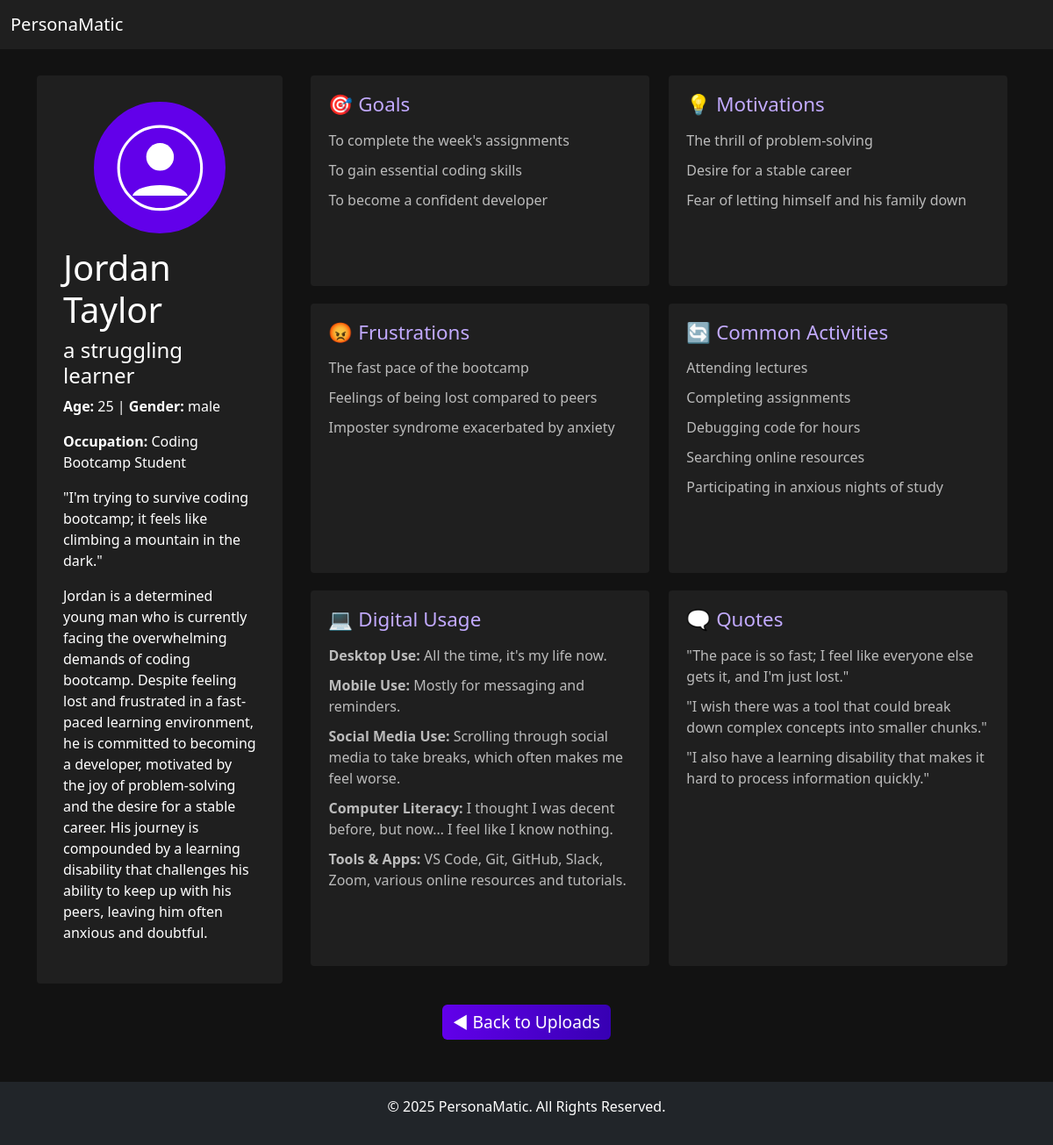
/api/persona/14, run on the app's committed database.
### app/models/personas.py (models this page shows)
class PersonasBaseData(db.Model):
    __tablename__ = 'personas_base_data'
    id = db.Column(db.Integer, primary_key=True, autoincrement=True)
    user_id = db.Column(db.Integer, db.ForeignKey('users.id'), nullable=False)
    photo = db.Column(db.String(255), nullable=False)
    name = db.Column(db.String(100), nullable=False)
    additional_title = db.Column(db.String(200), nullable=False)
    description = db.Column(db.Text)
    age = db.Column(db.Integer)
    gender = db.Column(db.String(50))
    occupation = db.Column(db.String(100))
    quote_summarized = db.Column(db.Text, nullable=False)
    created_at = db.Column(db.DateTime, default=datetime.utcnow, nullable=False)
    updated_at = db.Column(db.DateTime, default=datetime.utcnow, onupdate=datetime.utcnow)
    goals = db.relationship('PersonaGoals', backref='persona', cascade="all, delete-orphan")
    motivations = db.relationship('PersonaMotivations', backref='persona', cascade="all, delete-orphan")
    frustrations = db.relationship('PersonaFrustrations', backref='persona', cascade="all, delete-orphan")
    activities = db.relationship('PersonaActivities', backref='persona', cascade="all, delete-orphan")
    digital_use = db.relationship('PersonaDigitalUse', backref='persona', cascade="all, delete-orphan")
    persona_quotes = db.relationship('PersonaQuotes', backref='persona', cascade="all, delete-orphan")

class PersonaGoals(db.Model):
    __tablename__ = 'persona_goals'
    id = db.Column(db.Integer, primary_key=True, autoincrement=True)
    persona_id = db.Column(db.Integer, db.ForeignKey('personas_base_data.id'), nullable=False)
    goal_01 = db.Column(db.Text, nullable=False)
    goal_02 = db.Column(db.Text)
    goal_03 = db.Column(db.Text)
    created_at = db.Column(db.DateTime, default=datetime.utcnow, nullable=False)
    updated_at = db.Column(db.DateTime, default=datetime.utcnow, onupdate=datetime.utcnow)

class PersonaMotivations(db.Model):
    __tablename__ = 'persona_motivations'
    id = db.Column(db.Integer, primary_key=True, autoincrement=True)
    persona_id = db.Column(db.Integer, db.ForeignKey('personas_base_data.id'), nullable=False)
    motivation_01 = db.Column(db.Text, nullable=False)
    motivation_02 = db.Column(db.Text)
    motivation_03 = db.Column(db.Text)
    created_at = db.Column(db.DateTime, default=datetime.utcnow, nullable=False)
    updated_at = db.Column(db.DateTime, default=datetime.utcnow, onupdate=datetime.utcnow)

class PersonaFrustrations(db.Model):
    __tablename__ = 'persona_frustrations'
    id = db.Column(db.Integer, primary_key=True, autoincrement=True)
    persona_id = db.Column(db.Integer, db.ForeignKey('personas_base_data.id'), nullable=False)
    frustration_01 = db.Column(db.Text, nullable=False)
    frustration_02 = db.Column(db.Text)
    frustration_03 = db.Column(db.Text)
    created_at = db.Column(db.DateTime, default=datetime.utcnow, nullable=False)
    updated_at = db.Column(db.DateTime, default=datetime.utcnow, onupdate=datetime.utcnow)

class PersonaActivities(db.Model):
    __tablename__ = 'persona_activities'
    id = db.Column(db.Integer, primary_key=True, autoincrement=True)
    persona_id = db.Column(db.Integer, db.ForeignKey('personas_base_data.id'), nullable=False)
    activity_01 = db.Column(db.Text, nullable=True)
    activity_02 = db.Column(db.Text, nullable=True)
    activity_03 = db.Column(db.Text, nullable=True)
    activity_04 = db.Column(db.Text, nullable=True)
    activity_05 = db.Column(db.Text, nullable=True)
    created_at = db.Column(db.DateTime, default=datetime.utcnow, nullable=False)
    updated_at = db.Column(db.DateTime, default=datetime.utcnow, onupdate=datetime.utcnow)

class PersonaDigitalUse(db.Model):
    __tablename__ = 'persona_digital_use'
    id = db.Column(db.Integer, primary_key=True, autoincrement=True)
    persona_id = db.Column(db.Integer, db.ForeignKey('personas_base_data.id'), nullable=False)
    desktop_use = db.Column(db.Text, nullable=False, default="Not known")
    mobile_use = db.Column(db.Text, nullable=False, default="Not known")
    social_media_use = db.Column(db.Text, nullable=False, default="Not known")
    computer_literacy = db.Column(db.Text, nullable=False, default="Not known")
    frequently_used_tools_and_apps = db.Column(db.Text, nullable=False, default="Not known")
    created_at = db.Column(db.DateTime, default=datetime.utcnow, nullable=False)
    updated_at = db.Column(db.DateTime, default=datetime.utcnow, onupdate=datetime.utcnow)

class PersonaQuotes(db.Model):
    __tablename__ = 'persona_quotes'
    id = db.Column(db.Integer, primary_key=True, autoincrement=True)
    persona_id = db.Column(db.Integer, db.ForeignKey('personas_base_data.id'), nullable=False)
    quote_01 = db.Column(db.Text, nullable=True)
    quote_02 = db.Column(db.Text, nullable=True)
    quote_03 = db.Column(db.Text, nullable=True)
    created_at = db.Column(db.DateTime, default=datetime.utcnow, nullable=False)
    updated_at = db.Column(db.DateTime, default=datetime.utcnow, onupdate=datetime.utcnow)

### app/routes/personas.py (the view)
@personas_bp.route('/persona/<int:persona_id>', methods=['GET'])
def view_persona(persona_id):
    persona = PersonasBaseData.query.get_or_404(persona_id)
    persona_data = {
        "id": persona.id,
        "photo": persona.photo,
        "name": persona.name,
        "additional_title": persona.additional_title,
        "description": persona.description,
        "age": persona.age,
        "gender": persona.gender,
        "occupation": persona.occupation,
        "quote_summarized": persona.quote_summarized,
        "created_at": persona.created_at.strftime("%Y-%m-%d %H:%M:%S"),
        "updated_at": persona.updated_at.strftime("%Y-%m-%d %H:%M:%S"),
        "goals": [persona.goals[0].goal_01, persona.goals[0].goal_02, persona.goals[0].goal_03] if persona.goals else [],
        "motivations": [persona.motivations[0].motivation_01, persona.motivations[0].motivation_02, persona.motivations[0].motivation_03] if persona.motivations else [],
        "frustrations": [persona.frustrations[0].frustration_01, persona.frustrations[0].frustration_02, persona.frustrations[0].frustration_03] if persona.frustrations else [],
        "activities": [persona.activities[0].activity_01, persona.activities[0].activity_02, persona.activities[0].activity_03, persona.activities[0].activity_04, persona.activities[0].activity_05] if persona.activities else [],
        "digital_use": {
            "desktop_use": persona.digital_use[0].desktop_use if persona.digital_use else "Not known",
            "mobile_use": persona.digital_use[0].mobile_use if persona.digital_use else "Not known",
            "social_media_use": persona.digital_use[0].social_media_use if persona.digital_use else "Not known",
            "computer_literacy": persona.digital_use[0].computer_literacy if persona.digital_use else "Not known",
            "frequently_used_tools_and_apps": persona.digital_use[0].frequently_used_tools_and_apps if persona.digital_use else "Not known"
        },
        "persona_quotes": [persona.persona_quotes[0].quote_01, persona.persona_quotes[0].quote_02, persona.persona_quotes[0].quote_03] if persona.persona_quotes else []
    }
    return render_template("persona.html", persona=persona_data)

### app/templates/persona.html (shortened to what this page needs)
<!DOCTYPE html>
<html lang="en">
<head>
    <link href="https://cdn.jsdelivr.net/npm/bootstrap@5.3.2/dist/css/bootstrap.min.css" rel="stylesheet">
    <link href="{{ url_for('static', filename='css/custom.css') }}" rel="stylesheet">
</head>
<body>
    <nav class="navbar navbar-expand-lg bg-body-tertiary">
        <div class="container-fluid">
            <a class="navbar-brand" href="/">PersonaMatic</a>
        </div>
    </nav>
    <div class="container persona-container">
        <div class="persona-card">
            <div class="avatar-placeholder">
                <svg viewBox="0 0 64 64" xmlns="http://www.w3.org/2000/svg">
                    <circle cx="32" cy="32" r="30" stroke="white" stroke-width="2" fill="none"/>
                    <circle cx="32" cy="24" r="10" fill="white"/>
                    <path d="M12,52 C16,42 48,42 52,52" fill="white"/>
                </svg>
            </div>
            <h1>{{ persona.name }}</h1>
            <h4>{{ persona.additional_title }}</h4>
            <p><strong>Age:</strong> {{ persona.age }} | <strong>Gender:</strong> {{ persona.gender }}</p>
            <p><strong>Occupation:</strong> {{ persona.occupation }}</p>
            <blockquote>"{{ persona.quote_summarized }}"</blockquote>
            <p>{{ persona.description }}</p>
        </div>
        <div class="persona-section">
            <div class="persona-box">
                <h3>🎯 Goals</h3>
                <ul>
                    {% for goal in persona.goals %}
                        <li>{{ goal }}</li>
                    {% endfor %}
                </ul>
            </div>
            <div class="persona-box">
                <h3>💡 Motivations</h3>
                <ul>
                    {% for motivation in persona.motivations %}
                        <li>{{ motivation }}</li>
                    {% endfor %}
                </ul>
            </div>
            <div class="persona-box">
                <h3>😡 Frustrations</h3>
                <ul>
                    {% for frustration in persona.frustrations %}
                        <li>{{ frustration }}</li>
                    {% endfor %}
                </ul>
            </div>
            <div class="persona-box">
                <h3>🔄 Common Activities</h3>
                <ul>
                    {% for activity in persona.activities %}
                        <li>{{ activity }}</li>
                    {% endfor %}
                </ul>
            </div>
            <div class="persona-box">
                <h3>💻 Digital Usage</h3>
                <ul>
                    <li><strong>Desktop Use:</strong> {{ persona.digital_use.desktop_use }}</li>
                    <li><strong>Mobile Use:</strong> {{ persona.digital_use.mobile_use }}</li>
                    <li><strong>Social Media Use:</strong> {{ persona.digital_use.social_media_use }}</li>
                    <li><strong>Computer Literacy:</strong> {{ persona.digital_use.computer_literacy }}</li>
                    <li><strong>Tools & Apps:</strong> {{ persona.digital_use.frequently_used_tools_and_apps }}</li>
                </ul>
            </div>
            <div class="persona-box">
                <h3>🗨 Quotes</h3>
                <ul>
                    {% for quote in persona.persona_quotes %}
                        <li>"{{ quote }}"</li>
                    {% endfor %}
                </ul>
            </div>
        </div>
    </div>
    <div class="container mt-4 text-center">
        <a href="/api/uploads-list" class="btn btn-primary cta-button">
            ◀ Back to Uploads
        </a>
    </div>
    <footer class="bg-dark text-white text-center py-3 mt-5">
        <p>&copy; 2025 PersonaMatic. All Rights Reserved.</p>
    </footer>
</body>
</html>

### app/static/css/custom.css (style rules this page uses)
body { background-color: #121212; color: #ffffff; }
.navbar { background-color: #1f1f1f !important; }
.navbar-brand, .nav-link { color: #ffffff !important; }
.btn-primary { background: linear-gradient(90deg, #6200ea, #3700b3); border: none; font-size: 1.2rem; transition: all 0.2s ease-in-out; }
.persona-container { display: flex; justify-content: space-between; margin-top: 30px; }
.persona-card { background: #1f1f1f; padding: 30px; border-radius: 4px; width: 25%; min-width: 280px; }
.avatar-placeholder { width: 150px; height: 150px; border-radius: 50%; background: #6200ea; display: flex; justify-content: center; align-items: center; margin: 0 auto 15px; border: 3px solid #6200ea; }
.avatar-placeholder svg { width: 70%; height: 70%; fill: #ffffff; }
.persona-section { display: flex; flex-wrap: wrap; justify-content: space-between; width: 72%; }
.persona-box { background: #1f1f1f; padding: 20px; border-radius: 4px; flex: 1; min-width: 280px; max-width: 48%; margin-bottom: 20px; margin-right: 10px; }
.persona-box h3 { color: #c2aaff; font-size: 1.4rem; margin-bottom: 10px; }
.persona-box ul { list-style: none; padding: 0; }
.persona-box li { padding: 5px 0; color: #bbbbbb; }

### data on the page
PersonasBaseData: name "Jordan Taylor", additional_title "a struggling learner", gender "male", occupation "Coding Bootcamp Student", quote_summarized "I'm trying to survive coding bootcamp; it feels like climbing a mountain in the dark.", description "Jordan is a determined young man who is currently facing the overwhelming demands of coding bootcamp. Despite feeling lost and frustrated in a fast-paced learning environment, he is committed to becoming a developer, motivated by the joy of problem-solving and the desire for a stable career. His journey is compounded by a learning disability that challenges his ability to keep up with his peers, leaving him often anxious and doubtful."
PersonaGoals: goal_01 "To complete the week's assignments", goal_02 "To gain essential coding skills", goal_03 "To become a confident developer"
PersonaMotivations: motivation_01 "The thrill of problem-solving", motivation_02 "Desire for a stable career", motivation_03 "Fear of letting himself and his family down"
PersonaFrustrations: frustration_01 "The fast pace of the bootcamp", frustration_02 "Feelings of being lost compared to peers", frustration_03 "Imposter syndrome exacerbated by anxiety"
PersonaActivities: activity_01 "Attending lectures", activity_02 "Completing assignments", activity_03 "Debugging code for hours", activity_04 "Searching online resources", activity_05 "Participating in anxious nights of study"
PersonaDigitalUse: digital_use.desktop_use "All the time, it's my life now.", digital_use.mobile_use "Mostly for messaging and reminders.", digital_use.social_media_use "Scrolling through social media to take breaks, which often makes me feel worse.", digital_use.computer_literacy "I thought I was decent before, but now… I feel like I know nothing.", digital_use.frequently_used_tools_and_apps "VS Code, Git, GitHub, Slack, Zoom, various online resources and tutorials."
PersonaQuotes: quote_01 "The pace is so fast; I feel like everyone else gets it, and I'm just lost.", quote_02 "I wish there was a tool that could break down complex concepts into smaller chunks.", quote_03 "I also have a learning disability that makes it hard to process information quickly."

### other printed values
{{ persona.age }} "25"
